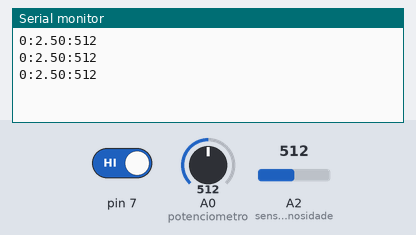
This sketch was run on a simulated Arduino Uno, built with avr-gcc and run on an emulated ATmega328P. On the bench: the last lines printed to the serial monitor. Inputs (shaded band) come from the test bench; at power-on: A0 (potenciometro) = 512, A2 (sensorLuminosidade) = 512, pin 7 HIGH.

Above: at 1.5 s.
1.6 s: A0 (potenciometro) set to 716
At 2.7 s:
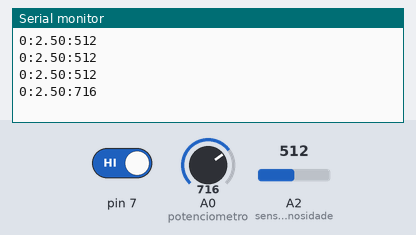
3.1 s: A2 (sensorLuminosidade) set to 716
At 4.0 s:
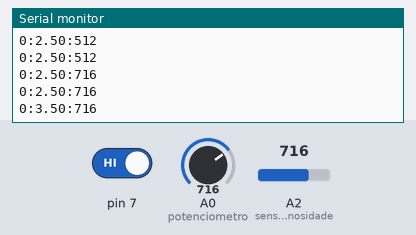
4.6 s: pin 7 driven LOW
At 5.5 s:
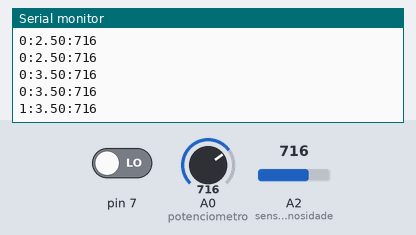
6.1 s: A0 (potenciometro) set to 900
At 6.9 s:
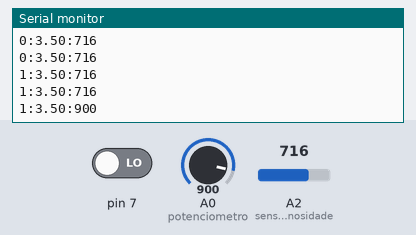
7.6 s: A2 (sensorLuminosidade) set to 900
At 8.3 s:
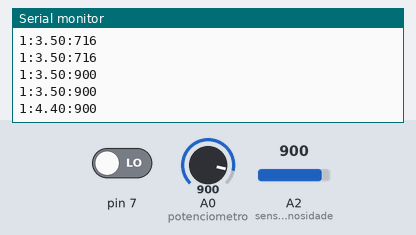
9.1 s: pin 7 driven HIGH
At 9.7 s:
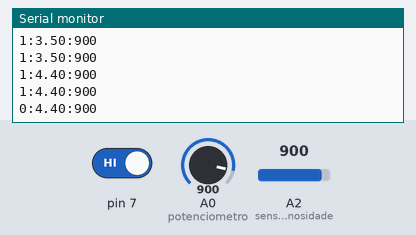
Timing chart, 0 to 11.6 s (numbered marks = the images above; inputs shaded):
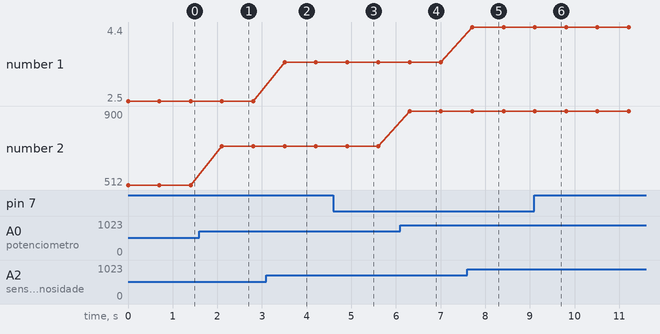

Measured:
- after the input at 1.6 s, the serial monitor: prints a new line after 0.50 s (image 1)
- after the input at 3.1 s, the serial monitor: prints a new line after 0.40 s (image 2)
- after the input at 4.6 s, the serial monitor: prints a new line after 0.31 s (image 3)
- after the input at 6.1 s, the serial monitor: prints a new line after 0.21 s (image 4)
- after the input at 7.6 s, the serial monitor: prints a new line after 0.11 s (image 5)
- after the input at 9.1 s, the serial monitor: prints a new line at once (image 6)
- plotted number 1: 2.5 → 3.5 after the input at 3.1 s, 3.5 → 4.4 after the input at 7.6 s
- plotted number 2: 512 → 716 after the input at 1.6 s, 716 → 900 after the input at 6.1 s

The sketch:

codigo_arduino_completo.ino
```cpp
int sensorPresenca = 0; //guarda o valor obtido pelo sensor de presença

const int sensorLuminosidade = A2; //pega os valores da porta A2 na qual esta o sensor ldr
float volts = 0; // pegara o valor pego do ldr convertido em volts

const int potenciometro = A0; //armazenara o valor obtido pelo potenciometro
int valorPotenciometro = 0;


void setup()
{
  Serial.begin(9600);
}


void loop()
{

  valorPotenciometro = analogRead(potenciometro);

  volts = analogRead(sensorLuminosidade) * 0.0048875; //converte o valor obtido pelo LDR para Volts.

  sensorPresenca = digitalRead(7);

  if(sensorPresenca == 0)
  {
    Serial.print(1); // apresenta o valor equivalente ao sensor de presença 1 = objeto detectado
    Serial.print(":");
    Serial.print(volts); // apresenta o valor obtido pelo ldr em volts
    Serial.print(":");
    Serial.println(valorPotenciometro); // apresenta o valor obtido pelo potenciometro
  }
  else
  {
    Serial.print(0); // apresenta o valor equivalente ao sensor de presença 0 = objeto ausente
    Serial.print(":");
    Serial.print(volts); // apresenta o valor obtido pelo ldr em volts
    Serial.print(":");
    Serial.println(valorPotenciometro); // apresenta o valor obtido pelo potenciometro
  }

  delay(700);
}
```
